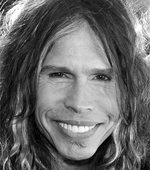
%> input picture HW6/StevenTyler_BW_cropped(1)(1).tif, 150 x 170 px
$ octave BE601HW6_Prob4.m   (GNU Octave 9; MATLAB toolbox functions it lacks are replaced by stand-ins)
%> lines starting %> are read from the running program, lines starting %| are printed output that depends on the picture
close all
clear all

%% Problem 4 Part 1

%load images and change black and white tone
%want white -127.5 black 127.5 from 255 0
%when A = 0, -(0-127.5) = 127.5
%when A = 255, -(255-127.5) = -127.5
nbits = 8;
A1 = imread('StevenTyler_BW_cropped(1)(1).tif');
%> A1 is the input picture: size 170x150 uint8; min 0, max 255, mean 104.3
A1 = single(A1);
%> A1: size 170x150 single
A1 = -(A1 - (2^nbits-1)/2);
A2 = imread('MelissaRivers_BW_cropped(1)(1).tif');
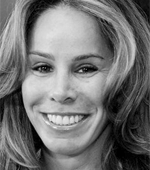
%> input picture HW6/MelissaRivers_BW_cropped(1)(1).tif, 150 x 170 px
%> A2 is the input picture: size 170x150 uint8; min 0, max 240, mean 114.6
A2 = single(A2);
%> A2: size 170x150 single
A2 = -(A2 - (2^nbits-1)/2);
A3 = imread('LivTyler_BW_cropped(1)(1).tif');
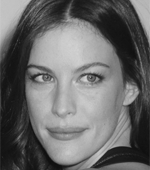
%> input picture HW6/LivTyler_BW_cropped(1)(1).tif, 150 x 170 px
%> A3 is the input picture: size 170x150 uint8; min 14, max 211, mean 105.7
A3 = single(A3);
%> A3: size 170x150 single
A3 = -(A3 - (2^nbits-1)/2);
A4 = imread('KieferSutherland_BW_cropped(1)(1).tif');
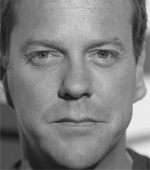
%> input picture HW6/KieferSutherland_BW_cropped(1)(1).tif, 150 x 170 px
%> A4 is the input picture: size 170x150 uint8; min 17, max 237, mean 126.3
A4 = single(A4);
%> A4: size 170x150 single
A4 = -(A4 - (2^nbits-1)/2);
A5 = imread('RachelSutherland_BW_cropped(1)(1).tif');
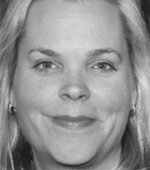
%> input picture HW6/RachelSutherland_BW_cropped(1)(1).tif, 150 x 170 px
%> A5 is the input picture: size 170x150 uint8; min 22, max 231, mean 145.9
A5 = single(A5);
%> A5: size 170x150 single
A5 = -(A5 - (2^nbits-1)/2);
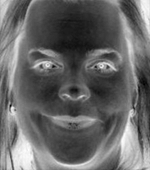
%> A5: size 170x150 single; min -103.5, max 105.5, mean -18.4; drawn with min black and max white
A6 = imread('EmilyDeschanel_BW_cropped(1)(1).tif');
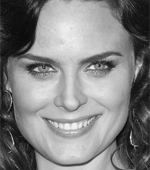
%> input picture HW6/EmilyDeschanel_BW_cropped(1)(1).tif, 150 x 170 px
%> A6 is the input picture: size 170x150 uint8; min 1, max 249, mean 130.4
A6 = single(A6);
%> A6: size 170x150 single
A6 = -(A6 - (2^nbits-1)/2);
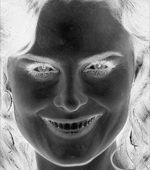
%> A6: size 170x150 single; min -121.5, max 126.5, mean -2.9; drawn with min black and max white
%> (the run ends here)
